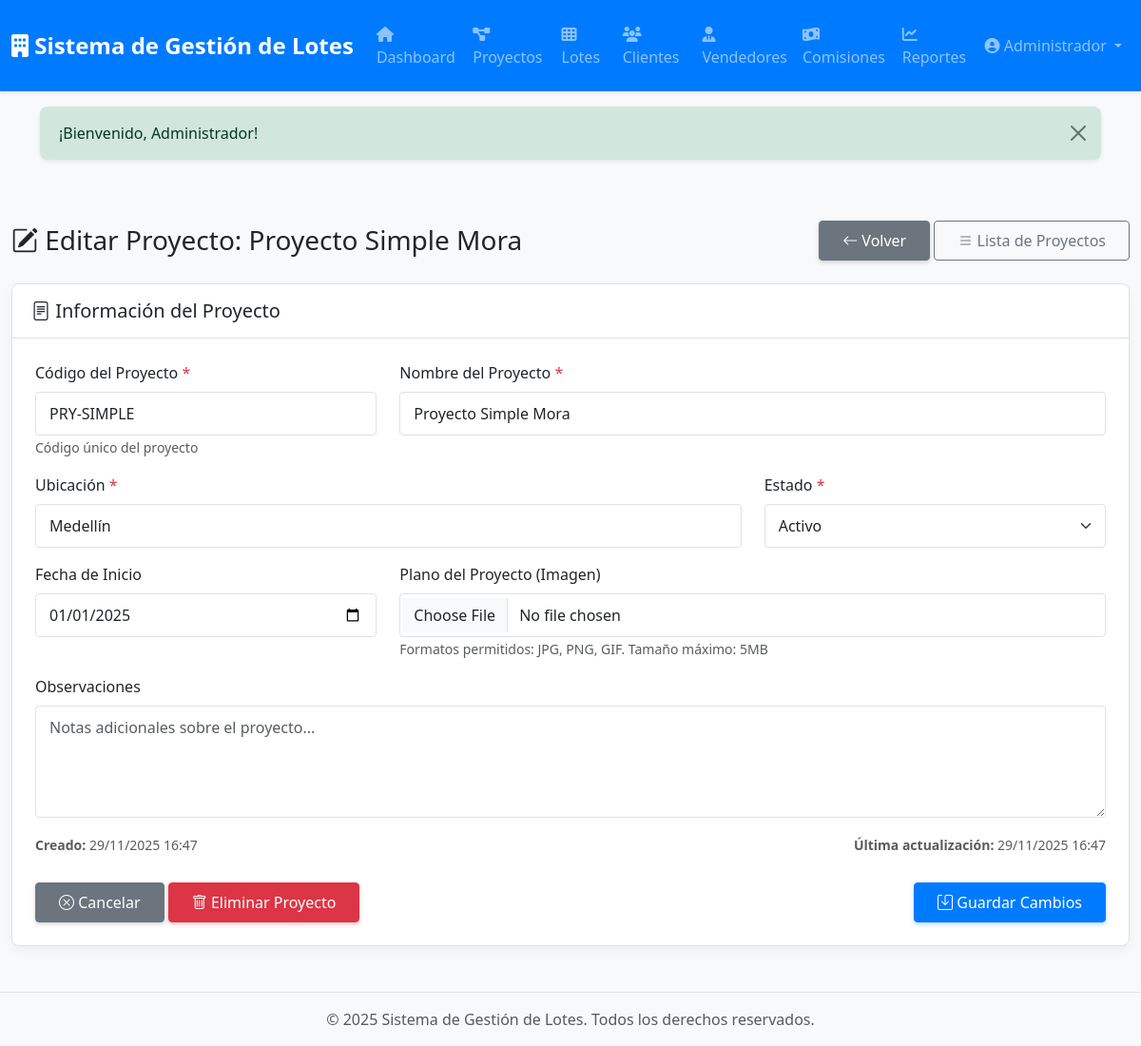
The app's page /proyectos/edit/14 (signed in) with its own data.
### tables this page shows
CREATE TABLE `proyectos` (
  `id` int(10) UNSIGNED NOT NULL,
  `codigo` varchar(20) NOT NULL COMMENT 'Código único del proyecto',
  `nombre` varchar(150) NOT NULL,
  `ubicacion` varchar(255) DEFAULT NULL,
  `descripcion` text DEFAULT NULL,
  `estado` enum('activo','completado','pausado','cancelado') DEFAULT 'activo',
  `fecha_inicio` date DEFAULT NULL,
  `fecha_finalizacion` date DEFAULT NULL,
  `total_lotes` int(10) UNSIGNED DEFAULT 0 COMMENT 'Total de lotes en el proyecto',
  `observaciones` text DEFAULT NULL,
  `created_at` timestamp NULL DEFAULT current_timestamp(),
  `updated_at` timestamp NULL DEFAULT current_timestamp() ON UPDATE current_timestamp()
);

### app/Views/proyectos/edit.php (the view, shortened to what the rows shown need)
<div class="container-fluid py-4">
    <div class="d-flex justify-content-between align-items-center mb-4">
        <h1 class="h3 mb-0">
            <i class="bi bi-pencil-square"></i> <?= htmlspecialchars($title) ?>
        </h1>
        <div>
            <a href="/proyectos/show/<?= $proyecto['id'] ?>" class="btn btn-secondary">
                <i class="bi bi-arrow-left"></i> Volver
            </a>
            <a href="/proyectos" class="btn btn-outline-secondary">
                <i class="bi bi-list"></i> Lista de Proyectos
            </a>
        </div>
    </div>
    <div class="card">
        <div class="card-header bg-white">
            <h5 class="mb-0"><i class="bi bi-file-text"></i> Información del Proyecto</h5>
        </div>
        <div class="card-body">
            <form action="/proyectos/update/<?= $proyecto['id'] ?>" method="POST" enctype="multipart/form-data" id="formProyecto">
                <div class="row">
                    <div class="col-md-4 mb-3">
                        <label for="codigo" class="form-label">
                            Código del Proyecto <span class="text-danger">*</span>
                        </label>
                        <input type="text"
                               name="codigo"
                               id="codigo"
                               class="form-control"
                               placeholder="Ej: PROJ-001"
                               value="<?= e(old('codigo', $proyecto['codigo'])) ?>"
                               required
                               maxlength="50">
                        <small class="form-text text-muted">Código único del proyecto</small>
                    </div>
                    <div class="col-md-8 mb-3">
                        <label for="nombre" class="form-label">
                            Nombre del Proyecto <span class="text-danger">*</span>
                        </label>
                        <input type="text"
                               name="nombre"
                               id="nombre"
                               class="form-control"
                               placeholder="Ej: Villa Campestre Fase 1"
                               value="<?= e(old('nombre', $proyecto['nombre'])) ?>"
                               required
                               maxlength="200">
                    </div>
                </div>
                <div class="row">
                    <div class="col-md-8 mb-3">
                        <label for="ubicacion" class="form-label">
                            Ubicación <span class="text-danger">*</span>
                        </label>
                        <input type="text"
                               name="ubicacion"
                               id="ubicacion"
                               class="form-control"
                               placeholder="Ej: Carrera 15 #45-67, Municipio"
                               value="<?= e(old('ubicacion', $proyecto['ubicacion'])) ?>"
                               required
                               maxlength="255">
                    </div>
                    <div class="col-md-4 mb-3">
                        <label for="estado" class="form-label">
                            Estado <span class="text-danger">*</span>
                        </label>
                        <select name="estado" id="estado" class="form-select" required>
                            <?= selectOptions($estados, old('estado', $proyecto['estado'])) ?>
                        </select>
                    </div>
                </div>
                <div class="row">
                    <div class="col-md-4 mb-3">
                        <label for="fecha_inicio" class="form-label">
                            Fecha de Inicio
                        </label>
                        <input type="date"
                               name="fecha_inicio"
                               id="fecha_inicio"
                               class="form-control"
                               value="<?= e(old('fecha_inicio', $proyecto['fecha_inicio'])) ?>">
                    </div>
                    <div class="col-md-8 mb-3">
                        <label for="plano_imagen" class="form-label">
                            Plano del Proyecto (Imagen)
                        </label>
                        <input type="file"
                               name="plano_imagen"
                               id="plano_imagen"
                               class="form-control"
                               accept="image/*">
                        <small class="form-text text-muted">
                            Formatos permitidos: JPG, PNG, GIF. Tamaño máximo: 5MB
                        </small>
                    </div>
                </div>
                <div class="mb-3">
                    <label for="observaciones" class="form-label">
                        Observaciones
                    </label>
                    <textarea name="observaciones"
                              id="observaciones"
                              class="form-control"
                              rows="4"
                              placeholder="Notas adicionales sobre el proyecto..."><?= e(old('observaciones', $proyecto['observaciones'])) ?></textarea>
                </div>
                <div class="row">
                    <div class="col-md-6">
                        <p class="text-muted mb-1">
                            <small><strong>Creado:</strong> <?= formatDateTime($proyecto['created_at']) ?></small>
                        </p>
                    </div>
                    <div class="col-md-6 text-md-end">
                        <p class="text-muted mb-1">
                            <small><strong>Última actualización:</strong> <?= formatDateTime($proyecto['updated_at']) ?></small>
                        </p>
                    </div>
                </div>
                <div class="d-flex justify-content-between mt-4">
                    <div>
                        <a href="/proyectos/show/<?= $proyecto['id'] ?>" class="btn btn-secondary">
                            <i class="bi bi-x-circle"></i> Cancelar
                        </a>
                        <?php if (can('eliminar_proyectos')): ?>
                            <button type="button" class="btn btn-danger" onclick="confirmarEliminacion()">
                                <i class="bi bi-trash"></i> Eliminar Proyecto
                            </button>
                        <?php endif; ?>
                    </div>
                    <button type="submit" class="btn btn-primary">
                        <i class="bi bi-save"></i> Guardar Cambios
                    </button>
                </div>
            </form>
        </div>
    </div>
</div>

### core/Router.php (shortened to what the rows shown need)
<?php
class Router
{
    private $routes = [];
    public function __construct($baseUrl = '')
    {
        $this->baseUrl = rtrim($baseUrl, '/');
    }
    private function addRoute($method, $uri, $handler)
    {
        $uri = '/' . trim($uri, '/');
        $this->routes[] = [
            'method' => $method,
            'uri' => $uri,
            'handler' => $handler,
            'pattern' => $this->convertUriToPattern($uri)
        ];
    }
    private function convertUriToPattern($uri)
    {
        $pattern = preg_replace('/\{([a-z_]+)\}/', '([^/]+)', $uri);
        return '#^' . $pattern . '$#';
    }
    public function dispatch()
    {
        $requestMethod = $_SERVER['REQUEST_METHOD'];
        $requestUri = $this->getRequestUri();
        foreach ($this->routes as $route) {
            if ($route['method'] !== $requestMethod) {
                continue;
            }
            if (preg_match($route['pattern'], $requestUri, $matches)) {
                array_shift($matches);
                return $this->callHandler($route['handler'], $matches);
            }
        }
    }
    private function getRequestUri()
    {
        $uri = parse_url($_SERVER['REQUEST_URI'], PHP_URL_PATH);
        return '/' . trim($uri, '/');
    }
    private function callHandler($handler, $params = [])
    {
        if (is_string($handler) && strpos($handler, '@') !== false) {
            list($controller, $method) = explode('@', $handler);
            $controllerInstance = new $controllerClass();
            return call_user_func_array([$controllerInstance, $method], $params);
        }
        throw new Exception("Invalid route handler");
    }
}

### records on screen
proyectos: codigo "PRY-SIMPLE", nombre "Proyecto Simple Mora", ubicacion "Medellín", estado "Activo", fecha_inicio "01/01/2025", created_at "29/11/2025 16:47", updated_at "29/11/2025 16:47"
